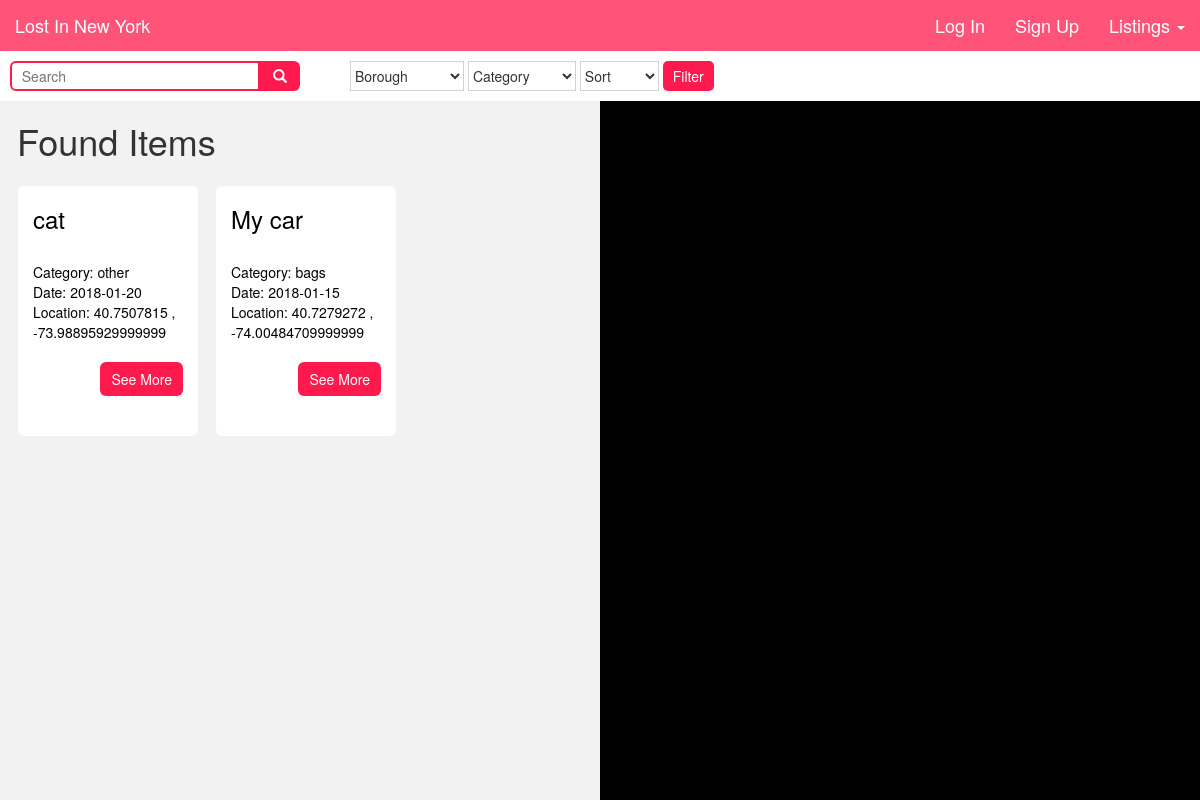
The app's page /found_postings, older data.
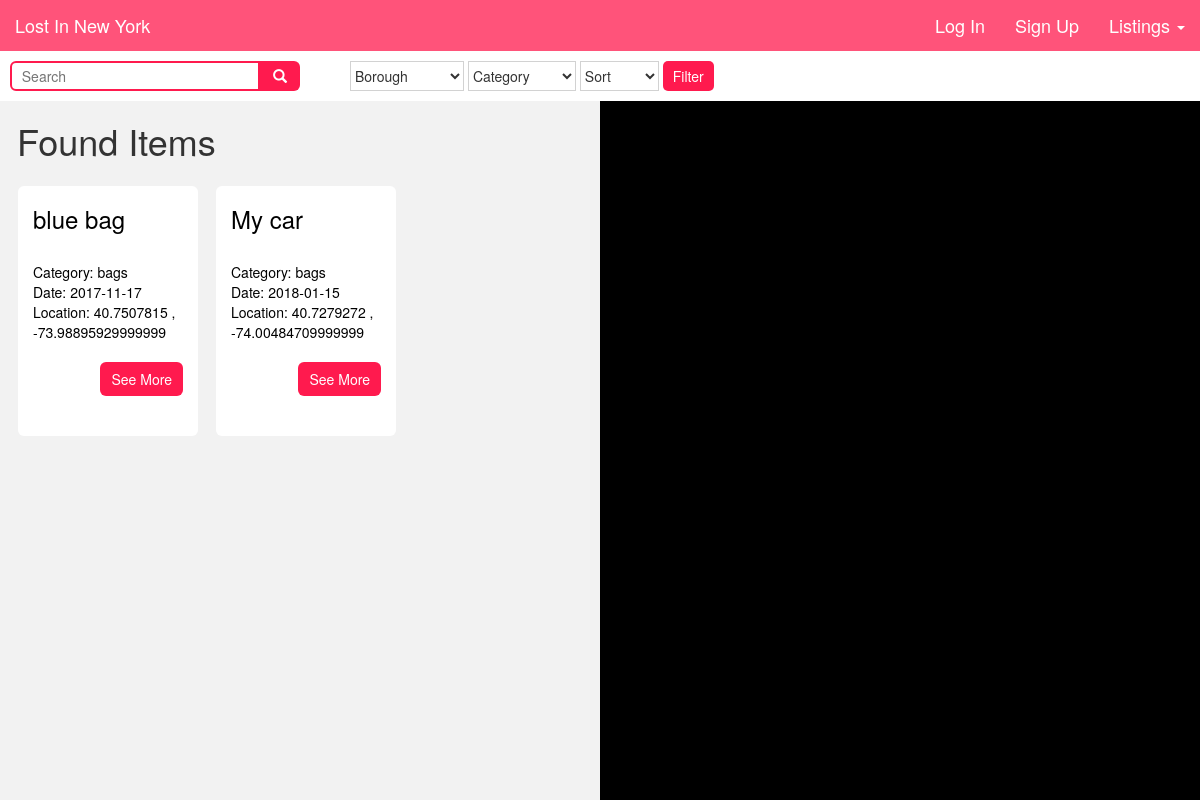
The same page, newer data.
### tables this page shows
CREATE TABLE "found_items" (
	`id`	INT,
	`item`	TEXT,
	`description`	TEXT,
	`category`	TEXT,
	`account_id`	INT,
	`location`	TEXT,
	`lat`	FLOAT,
	`long`	FLOAT,
	`date`	TEXT
);

### app.py (the view)
@app.route('/found_postings', methods=['GET', 'POST'])
def list_found_items():
    list = database.item_listings('found')
    unique_locations = database.find_unique_locations('found')
    if not session.get('username'):
        return render_template("found_postings.html", loggedIn=False, api_key=map_api_key, listings=list, unique=unique_locations)
    else:
        return render_template("found_postings.html", loggedIn=True, api_key=map_api_key, listings=list, unique=unique_locations)

### util/database.py (called while the page is built)
def item_listings(lost_found):
    db = sqlite3.connect("data/lost_and_found.db")
    c = db.cursor()
    a = 'SELECT * FROM ' + lost_found + '_items'
    x = c.execute(a)
    item_list = []
    for bar in x:
        item_id = bar[0]
        item_name = bar[1]
        item_desc = bar[2]
        item_cat = bar[3]
        item_lat = bar[6]
        item_long = bar[7]
        item_location = bar[5]
        item_date = bar[8]
        item = {}
        item['item_id'] = item_id
        item['item_cat'] = item_cat
        item['item_name'] = item_name
        item['item_desc'] = item_desc
        item['item_lat'] = item_lat
        item['item_long'] = item_long
        item['item_location'] = item_location
        item['item_date'] = item_date
        item_list.append(item)
    db.commit()
    db.close()
    return item_list

def find_unique_locations(lost_found):
    db = sqlite3.connect("data/lost_and_found.db")
    c = db.cursor()
    a = 'SELECT lat, long FROM ' + lost_found + '_items'
    x = c.execute(a)
    locations = []
    for loc in x:
        if (loc not in locations):
            locations.append(loc)
    return locations

### templates/found_postings.html (shortened to what this page needs)
{% extends "base.html" %}
{% block content %}
<div class="filter">
  <form action="/lost_postings" method="POST">
    <div id="search-wrapper">
      <input type="text" placeholder="  Search" name="search" id="search-input">
      <button type="button" id="search-btn" name="submit-search" value="searched">
        <span class="glyphicon glyphicon-search"></span>
      </button>
    </div>
    <div id="white-block"></div>
    <select class="filterdrop" name="borough">
      <option value="none">Borough</option>
    </select>
    <select class="filterdrop" name="category">
      <option value="none">Category</option>
    </select>
    <select class="filterdrop" name="date">
      <option value="none">Sort</option>
    </select>
    <input id="filterbtn" type="submit" name="filter" value="Filter">
  </form>
</div>
<div id="overflow">
    <div class="postings">
      <h1 style="padding-left:17px;"> Found Items</h1>
      {% for item in listings %}
        <div id="post-container">
          <h3>{{item['item_name']}}</h3><br>
          Category: {{item['item_cat']}}<br>
          Date: {{item['item_date']}}<br>
          Location: {{item['item_lat']}} , {{item['item_long']}}<br><br>
          <form action="/single_posting" method="POST">
            <input type="submit" class="btn" style="float:right;" name="single_post" value="See More">
          </form>
        </div>
      {% endfor %}
    </div>
  <div id="sidemap"></div>
</div>
{% endblock %}

### templates/base.html (shortened to what this page needs)
<!DOCTYPE html>
<html>
  <head>
    <link rel="stylesheet" href="https://maxcdn.bootstrapcdn.com/bootstrap/3.3.7/css/bootstrap.min.css">
    <link rel="stylesheet" type="text/css" href="static/custom.css">
  </head>
  <body>
    <nav class="navbar navbar-fixed-top">
      <div class="container-fluid">
        <a class="navbar-brand" href="/">Lost In New York</a>
        <ul class="nav navbar-nav navbar-right">
        {% if loggedIn %}
          <li><a href="/profile">Profile</a></li>
          <li><a href="/logout">Log Out</a></li>
        {% else %}
          <li><a href="#" id="popupbox">Log In</a></li>
          <li><a href="/signup">Sign Up</a></li>
        {% endif %}
          <li class="dropdown">
            <a class="dropdown-toggle" href="#" data-toggle="dropdown">Listings <span class="caret"></span></a>
          </li>
        </ul>
      </div>
    </nav>
    {% block content %}
    {% endblock %}
  </body>
</html>

### static/custom.css (style rules this page uses)
html { font-family: 'Open Sans', sans-serif; }
body { padding-top: 51px; }
a { color: white; }
.btn { color: white; background-color: #ff1a4e; border-radius: 6px 6px 6px 6px; padding: 6px 10px 6px 10px; }
#overflow { overflow: hidden; }
.navbar { background-color: #ff1a4e; opacity: 0.75; position: fixed; width: 100%; font-size: 18px; }
.navbar-brand { font-size: 18px; }
.postings { float: left; width: 50vw; overflow-y: auto; height: 100vh; height: calc(100vh - 101px); background-color: #f2f2f2; padding-bottom: 25px; }
#sidemap { width: 50vw; height: calc(100vh - 101px); float: right; background-color: black; }
#post-container { width: 15vw; height: 250px; background-color: white; border: none; border-radius: 6px 6px 6px 6px; color: black; padding: 0px 15px 15px 15px; float: left; margin-left: 18px; margin-top: 15px; }
.filter { width: 100vw; height: 50px; background-color: white; padding: 10px; }
.filter .filterdrop { border-width: 1px; border-color: #d2d2d2; padding-right: 10px; height: 30px; background-color: white; }
#filterbtn { height: 30px; background-color: #ff1a4e; border-style: none; color: white; padding-left: 10px; padding-right: 10px; border-radius: 5px 5px 5px 5px; }
#white-block { width: 50px; height: 30px; border-style: none; border-color: white; float: left; }
#search-wrapper { float: left; height: 30px; width: 290px; }
#search-input { height: 30px; width: 250px; border-style: solid; border-radius: 6px 0px 0px 6px; border-color: #ff1a4e; }
#search-btn { height: 30px; width: 40px; background-color: #ff1a4e; color: white; float: right; border-style: none; border-radius: 0px 6px 6px 0px; }

Row changes from the older to the newer data that the page shows:
changed found_items: item_name "cat" → "blue bag"; item_cat "other" → "bags"; item_date "2018-01-20" → "2017-11-17"
